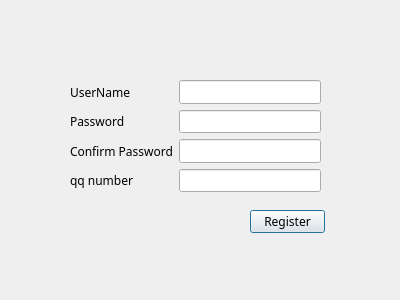
<?xml version="1.0" encoding="UTF-8"?>
<ui version="4.0">
 <class>RegDialog</class>
 <widget class="QDialog" name="RegDialog">
  <property name="geometry">
   <rect>
    <x>0</x>
    <y>0</y>
    <width>400</width>
    <height>300</height>
   </rect>
  </property>
  <property name="font">
   <font>
    <family>微软雅黑</family>
   </font>
  </property>
  <property name="windowTitle">
   <string>Dialog</string>
  </property>
  <widget class="QPushButton" name="regButton">
   <property name="geometry">
    <rect>
     <x>250</x>
     <y>210</y>
     <width>75</width>
     <height>23</height>
    </rect>
   </property>
   <property name="text">
    <string>Register</string>
   </property>
  </widget>
  <widget class="QWidget" name="">
   <property name="geometry">
    <rect>
     <x>70</x>
     <y>80</y>
     <width>251</width>
     <height>112</height>
    </rect>
   </property>
   <layout class="QGridLayout" name="gridLayout">
    <item row="0" column="0">
     <widget class="QLabel" name="label">
      <property name="text">
       <string>UserName</string>
      </property>
     </widget>
    </item>
    <item row="0" column="1">
     <widget class="QLineEdit" name="userNameEdit"/>
    </item>
    <item row="1" column="0">
     <widget class="QLabel" name="label_2">
      <property name="text">
       <string>Password</string>
      </property>
     </widget>
    </item>
    <item row="1" column="1">
     <widget class="QLineEdit" name="passwordEdit"/>
    </item>
    <item row="2" column="0">
     <widget class="QLabel" name="label_3">
      <property name="text">
       <string>Confirm Password</string>
      </property>
     </widget>
    </item>
    <item row="2" column="1">
     <widget class="QLineEdit" name="confPasswordEdit"/>
    </item>
    <item row="3" column="0">
     <widget class="QLabel" name="label_4">
      <property name="text">
       <string>qq number</string>
      </property>
     </widget>
    </item>
    <item row="3" column="1">
     <widget class="QLineEdit" name="qqNumberEdit"/>
    </item>
   </layout>
  </widget>
 </widget>
 <resources/>
 <connections/>
</ui>
